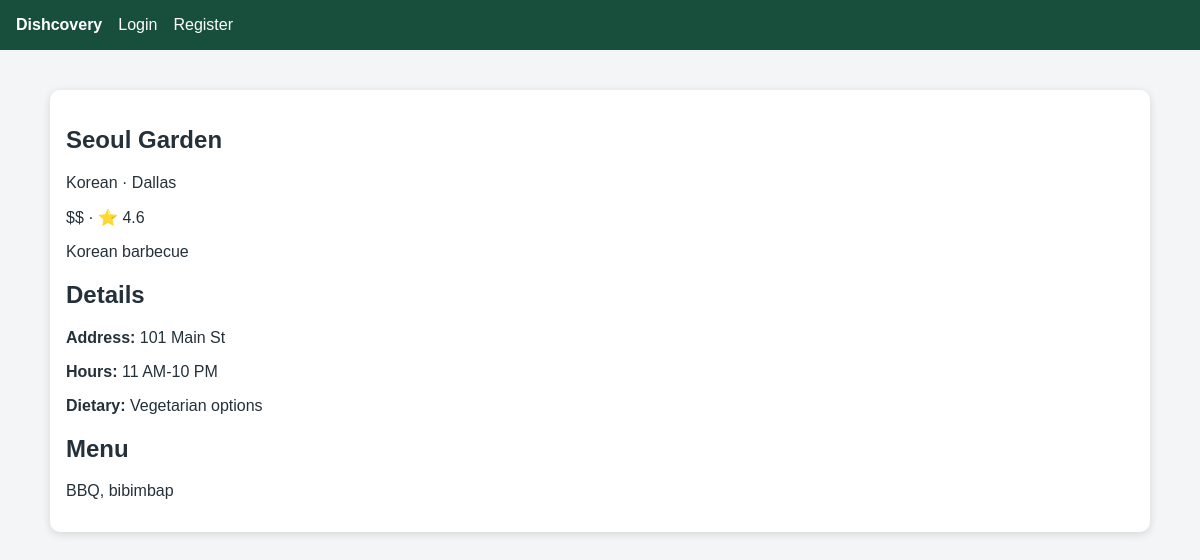
The page /restaurants/1 on the database its author committed.
### app/models/restaurant.py (models this page shows)
class Restaurant(db.Model):
    id=db.Column(db.Integer,primary_key=True); name=db.Column(db.String(150),nullable=False,index=True); cuisine=db.Column(db.String(80),nullable=False,index=True); location=db.Column(db.String(120),nullable=False,index=True); address=db.Column(db.String(200),nullable=False); price_level=db.Column(db.Integer,nullable=False); rating=db.Column(db.Float,nullable=False,default=0); hours=db.Column(db.String(150),nullable=False); menu=db.Column(db.Text); description=db.Column(db.Text); dietary_options=db.Column(db.String(200))
    favorites=db.relationship("Favorite",back_populates="restaurant",cascade="all, delete-orphan")

### app/controllers/restaurant_controller.py (the view)
@bp.route("/restaurants/<int:i>")
def profile(i):
    r=R.get(i)
    if not r: abort(404)
    return render_template("restaurants/profile.html",restaurant=r)

### app/repositories/restaurant_repository.py (called while the page is built)
    @staticmethod
    def get(i): return db.session.get(Restaurant,i)

### app/templates/restaurants/profile.html
{% extends 'base.html' %}{% block content %}<article class="card"><h1>{{restaurant.name}}</h1><p>{{restaurant.cuisine}} · {{restaurant.location}}</p><p>{{'$'*restaurant.price_level}} · ⭐ {{restaurant.rating}}</p><p>{{restaurant.description}}</p><h2>Details</h2><p><b>Address:</b> {{restaurant.address}}</p><p><b>Hours:</b> {{restaurant.hours}}</p><p><b>Dietary:</b> {{restaurant.dietary_options or 'Not listed'}}</p><h2>Menu</h2><p>{{restaurant.menu}}</p>{% if current_user.is_authenticated %}<form method="post" action="{{url_for('favorites.add',i=restaurant.id)}}"><button>Save favorite</button></form>{% endif %}</article>{% endblock %}

### app/static/css/style.css (style rules this page uses)
body { margin:0;font-family:Arial;background:#f3f5f7;color:#24313a }
.card { background:white;padding:1rem;border-radius:10px;box-shadow:0 2px 8px #0002;margin:1rem 0 }

### rows shown on the page
Restaurant: name "Seoul Garden", cuisine "Korean", location "Dallas", price_level "$$", rating "4.6", description "Korean barbecue", address "101 Main St", hours "11 AM-10 PM", dietary_options "Vegetarian options", menu "BBQ, bibimbap"
